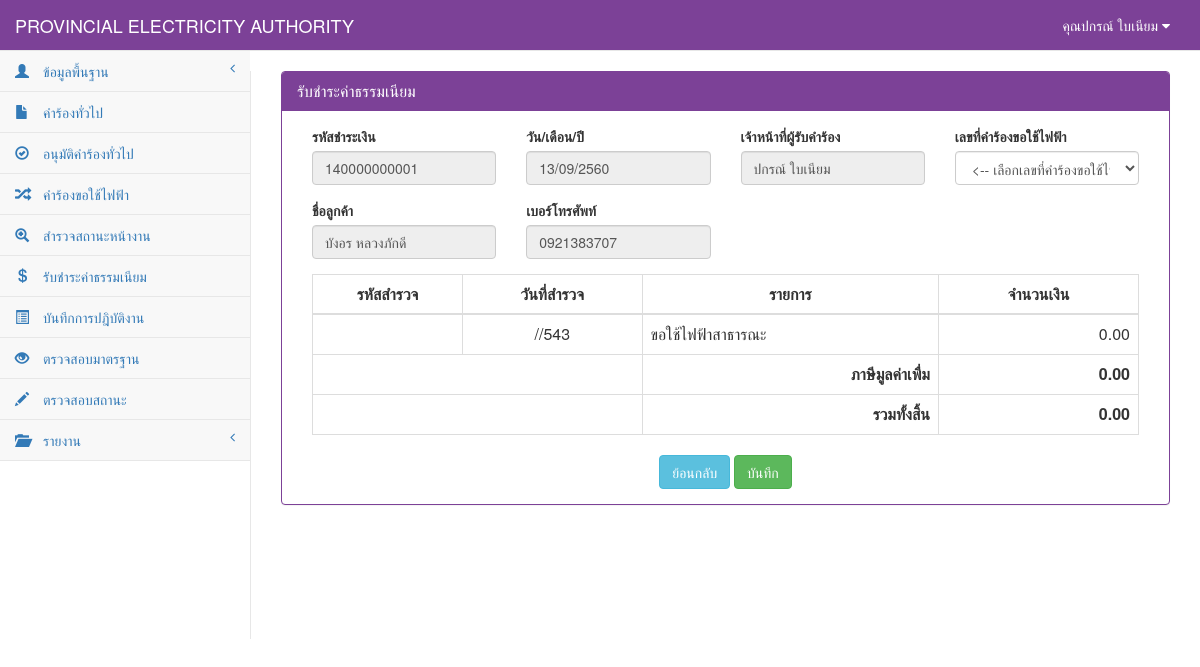
/fee_add.php?item=120000000003 (signed in), run on an earlier commit of the app's database.
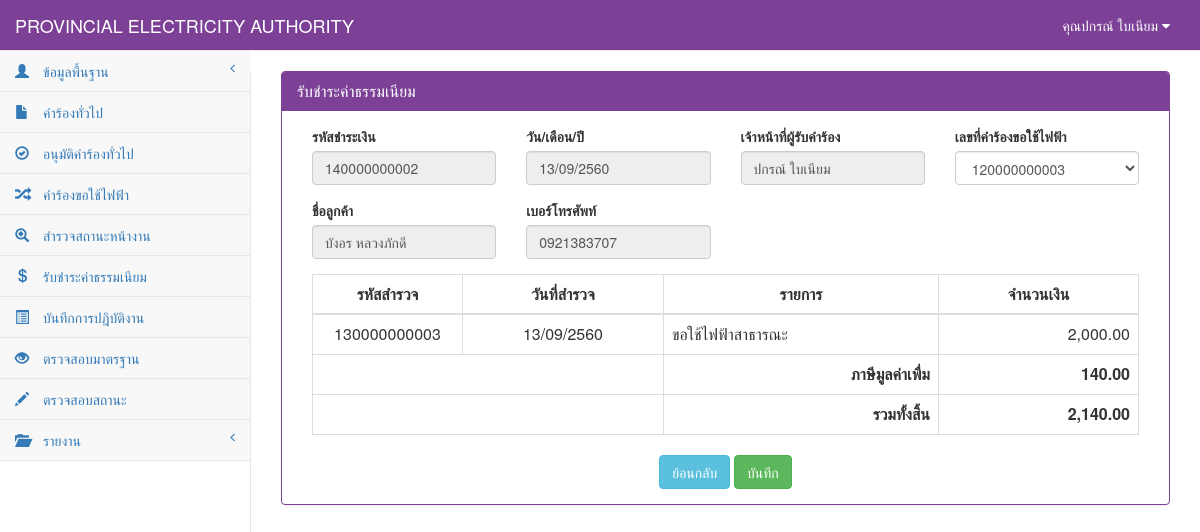
And on a later commit of the database.
### tables this page shows
CREATE TABLE `tb_equipment` (
  `equ_id` char(12) NOT NULL,
  `equ_date` date NOT NULL,
  `re_id` char(12) NOT NULL,
  `user_id` char(13) NOT NULL,
  `equ_tran` varchar(255) NOT NULL,
  `equ_tran_unit` int(10) NOT NULL,
  `equ_air` varchar(20) NOT NULL,
  `equ_air_unit` int(10) NOT NULL,
  `equ_lantern` int(10) NOT NULL,
  `equ_outlet` int(10) NOT NULL,
  `equ_fan` int(10) NOT NULL,
  `me_id` char(12) NOT NULL,
  `equ_meter_unit` int(10) NOT NULL,
  `equ_other` varchar(255) NOT NULL,
  `equ_detail` varchar(255) NOT NULL,
  `equ_status` int(1) NOT NULL,
  PRIMARY KEY  (`equ_id`)
);

CREATE TABLE `tb_meter` (
  `me_id` char(12) NOT NULL,
  `me_name` varchar(255) NOT NULL,
  `me_price` double(10,2) NOT NULL,
  `me_type` int(2) NOT NULL,
  PRIMARY KEY  (`me_id`)
);

### connect_db.php (called while the page is built, shortened)
<?php
$dbname="pea";
?>

### fee_add.php (the view, shortened to what the changed rows need)
<?php
include "connect_db.php";
?>
<!DOCTYPE html>
<html>
    <head>
        <link href="vendor/bootstrap/css/bootstrap.css" rel="stylesheet">
        <link href="vendor/metisMenu/metisMenu.css" rel="stylesheet">
        <link href="dist/css/sb-admin-2.css" rel="stylesheet">
        <link href="vendor/font-awesome/css/font-awesome.css" rel="stylesheet" type="text/css">
    </head>
    <body>
        <?php
        $new_id = mysql_result(mysql_query("Select Max(substr(fee_id,-4))+1 as MaxID from tb_fee"), 0, "MaxID");
        if ($new_id == '') {
            $feeid = "140000000001";
        } else {
            $feeid = "14" . sprintf("%010d", $new_id);
        }
        ?>
        <div id="page-wrapper">
            <div class="panel panel-primary">
                <div class="panel-heading">
                    <h2 class="panel-title">รับชำระค่าธรรมเนียม</h2>
                </div>
                <div class="panel-body">
                    <form method="post" action="fee_save.php">
                        <div class="col-sm-12">
                            <div class="row">
                                <div class="col-sm-3 form-group">
                                    <label>รหัสชำระเงิน</label>
                                    <input class="form-control" autocomplete=off  name="fee_id" type="text" id="fee_id" value="<?= $feeid ?>" size="30" readonly/>
                                </div>
                                <div class="col-sm-3 form-group">
                                    <label>เลขที่คำร้องขอใช้ไฟฟ้า</label>
                                    <select id="re_id" class="form-control" name="re_id" OnChange="window.location = '?item=' + this.value;">
                                        <option value=""><-- เลือกเลขที่คำร้องขอใช้ไฟฟ้า --></option>
                                        <?php
                                        $strSQL = "SELECT * FROM tb_electricity where re_status='1' ORDER BY re_id ASC";
                                        $objQuery = mysql_query($strSQL);
                                        while ($objResult = mysql_fetch_array($objQuery)) {
                                            if ($_GET["item"] == $objResult["re_id"]) {
                                                $sel = "selected";
                                            } else {
                                                $sel = "";
                                            }
                                            ?>
                                            <option value="<?= $objResult["re_id"]; ?>"<?php echo $sel; ?>><?= $objResult["re_id"]; ?></option>
                                            <?php
                                        }
                                        ?>
                                    </select>
                                </div>
                            </div>
                            <?php
                            if ($_GET["item"] != "") {
                                    $sql = "select * from tb_electricity ele,tb_customer cus where re_id='" . $_GET[item] . "' and ele.cus_id=cus.cus_id";
                                    $result = mysql_db_query($dbname, $sql);
                                    $array = mysql_fetch_array($result);
                                    if ($array[re_want_type] == 0) {
                                        $want = "ขอติดตั้งมิเตอร์ใหม่";
                                    } elseif ($array[re_want_type] == 1) {
                                        $want = "ขอตัดฝากมิเตอร์โดยไม่ใช้ไฟฟ้า";
                                    } elseif ($array[re_want_type] == 2) {
                                        $want = "ขอต่อกลับการใช้ไฟฟ้า";
                                    } elseif ($array[re_want_type] == 3) {
                                        $want = "ขอเพื่มขนาดมิเตอร์/อุปกรณ์ประกอบ";
                                    } elseif ($array[re_want_type] == 4) {
                                        $want = "ขอเปลี่ยนประเภทมิเตอร์";
                                    } elseif ($array[re_want_type] == 5) {
                                        $want = "ขอหยุดซ่อมแซมเครื่องจักรประจำปี";
                                    } elseif ($array[re_want_type] == 6) {
                                        $want = "ขอใช้ไฟฟ้าชั่วคราวแบบเหมาจ่าย";
                                    } elseif ($array[re_want_type] == 7) {
                                        $want = "ขอติดตั้งไฟฟ้าชั่วคราว";
                                    } elseif ($array[re_want_type] == 8) {
                                        $want = "ขอตัดฝากมิเตอร์ใช้เพื่อแสงสว่างไม่ลด CT";
                                    } elseif ($array[re_want_type] == 9) {
                                        $want = "ขอยกเลิกเลิกการใช้ไฟฟ้า";
                                    } elseif ($array[re_want_type] == 10) {
                                        $want = "ชอลดขนาดมิเตอร์/อุปกรณ์ประกอบ";
                                    } elseif ($array[re_want_type] == 11) {
                                        $want = "ขอใช้ไฟฟ้าสาธารณะ";
                                    } elseif ($array[re_want_type] == 12) {
                                        $want = "ขอตัดมิเตอร์ใช้เพื่อแสงสว่างลด CT";
                                    } elseif ($array[re_want_type] == 13) {
                                        $want = "ขอย้ายจุดติดตั้งมิเตอร์/อุปกรณ์ประกอบ";
                                    } elseif ($array[re_want_type] == 14) {
                                        $want = "ขอเปลี่ยนมิเตอร์กรณีชำรุด";
                                    }
                                ?>
                            <div class="row">
                                <div class="col-sm-3 form-group">
                                    <label>ชื่อลูกค้า</label>
                                    <input class="form-control" autocomplete=off value="<?= $array['cus_name'] ?>" size="30" readonly/>
                                </div>
                                <div class="col-sm-3 form-group">
                                    <label>เบอร์โทรศัพท์</label>
                                    <input class="form-control" autocomplete=off  value="<?= $array['cus_tel'] ?>" size="30" readonly/>
                                </div>
                            </div>
                                <table  class="table table-bordered table-hover">
                                    <thead>
                                        <tr>
                                            <th class="text-center" width="150px">รหัสสำรวจ</th>
                                            <th class="text-center">วันที่สำรวจ</th>
                                            <th class="text-center">รายการ</th>
                                            <th  class="text-center" width="200px">จำนวนเงิน</th>
                                        </tr>
                                    </thead>
                                    <tbody>
                                        <?php
                                        function Dateim($mydate) {
                                            $d = split("-", $mydate);
                                            $mydate = $d[2] . "/" . $d[1] . "/" . ($d[0] + 543);
                                            return "$mydate";
                                        }
                                                $sql_mat = "select * from tb_equipment,tb_meter where tb_equipment.re_id='" . $_GET['item'] . "' and tb_equipment.equ_status='0' and tb_meter.me_id=tb_equipment.me_id";
                                                $result_mat = mysql_db_query($dbname, $sql_mat);
                                                $array_mat = mysql_fetch_array($result_mat);
                                                $total=($array_mat['me_price']*7)/100+$array_mat['me_price'];
                                                ?>
                                                <tr>
                                                    <td class="text-center"><?= $array_mat['equ_id'] ?></td>
                                                    <td class="text-center"><?= Dateim($array_mat['equ_date']); ?></td>
                                                    <td><?=$want ?></td>
                                                    <td class="text-right"><?= number_format($array_mat['me_price'],2) ?></td>
                                                </tr>
                                                <tr>
                                                    <td colspan="2"></td>
                                                    <td  class="text-right"><b>ภาษีมูลค่าเพื่ม</b></td>
                                                    <td  class="text-right"><b><?= number_format(($array_mat['me_price']*7)/100,2) ?></b></td>
                                                </tr>
                                                <tr>
                                                    <td colspan="2"></td>
                                                    <td  class="text-right"><b>รวมทั้งสิ้น</b></td>
                                                    <td  class="text-right"><b><?= number_format($total,2) ?></b></td>
                                                </tr>
                                    </tbody>
                                </table>
                            <?php } ?>
                        </div>
                    </form>
                </div>
            </div>
        </div>
    </body>
</html>

What changed in the data, as far as the page shows it:
added tb_equipment: equ_id "130000000003", equ_date "13/09/2560", me.me_price "2,000.00", ($array_mat['me_price']*7)/100 "140.00", me.me_price "2,140.00"
Also different on the page:
form field fee_id: "140000000001" → "140000000002"
form field re_id: "<-- เลือกเลขที่คำร้องขอใช้ไฟฟ้า -->" → "120000000003"
Dateim($array_mat['equ_date']): "//543" → (not shown)
$array_mat['me_price']: "0.00" → (not shown)
$total: "0.00" → (not shown)
text no longer shown: "0.00"
